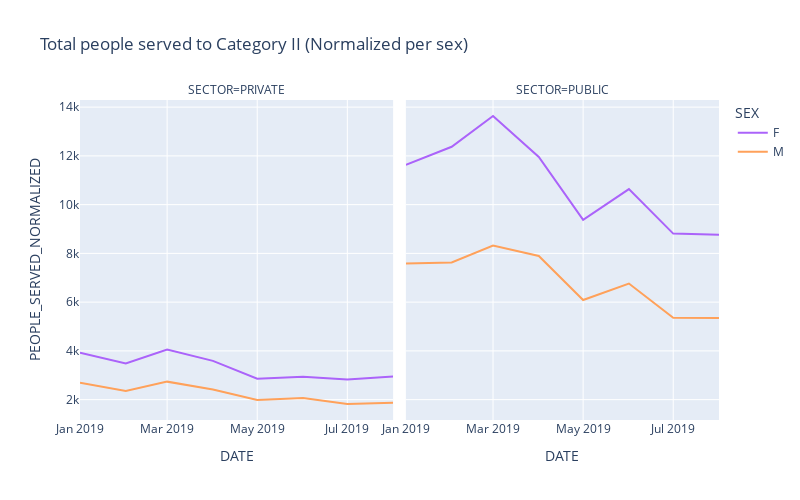

Write notebook code for a chart like this one.
### Code cell
# PEOPLE SERVED
fig = px.line(temp_df2, 
             x="DATE", 
             y="PEOPLE_SERVED_NORMALIZED", 
             color="SEX", 
             facet_col="SECTOR",
             width=800, height=500,
             color_discrete_map = dict_colors,
             title='Total people served to Category ' + TAG_CATEGORY + ' (Normalized per sex)',
            )

fig.show()

### Figure 1 — Plotly figure (JSON) as saved in the notebook; plotly's stock layout.template omitted (floating-point values rounded to 4 significant figures)
{"data": [{"hovertemplate": "SEX=F<br>SECTOR=PRIVATE<br>DATE=%{x}<br>PEOPLE_SERVED_NORMALIZED=%{y}<extra></extra>", "legendgroup": "F", "line": {"color": "#ab63fa", "dash": "solid"}, "marker": {"symbol": "circle"}, "mode": "lines", "name": "F", "orientation": "v", "showlegend": true, "type": "scatter", "x": ["2019-01-01T00:00:00", "2019-02-01T00:00:00", "2019-03-01T00:00:00", "2019-04-01T00:00:00", "2019-05-01T00:00:00", "2019-06-01T00:00:00", "2019-07-01T00:00:00", "2019-08-01T00:00:00"], "xaxis": "x", "y": [3924.0, 3484.0, 4059.0, 3591.0, 2855.0, 2934.0, 2826.0, 2946.0], "yaxis": "y"}, {"hovertemplate": "SEX=F<br>SECTOR=PUBLIC<br>DATE=%{x}<br>PEOPLE_SERVED_NORMALIZED=%{y}<extra></extra>", "legendgroup": "F", "line": {"color": "#ab63fa", "dash": "solid"}, "marker": {"symbol": "circle"}, "mode": "lines", "name": "F", "orientation": "v", "showlegend": false, "type": "scatter", "x": ["2019-01-01T00:00:00", "2019-02-01T00:00:00", "2019-03-01T00:00:00", "2019-04-01T00:00:00", "2019-05-01T00:00:00", "2019-06-01T00:00:00", "2019-07-01T00:00:00", "2019-08-01T00:00:00"], "xaxis": "x2", "y": [11630.0, 12370.0, 13640.0, 11960.0, 9372.0, 10640.0, 8812.0, 8763.0], "yaxis": "y2"}, {"hovertemplate": "SEX=M<br>SECTOR=PRIVATE<br>DATE=%{x}<br>PEOPLE_SERVED_NORMALIZED=%{y}<extra></extra>", "legendgroup": "M", "line": {"color": "#FFA15A", "dash": "solid"}, "marker": {"symbol": "circle"}, "mode": "lines", "name": "M", "orientation": "v", "showlegend": true, "type": "scatter", "x": ["2019-01-01T00:00:00", "2019-02-01T00:00:00", "2019-03-01T00:00:00", "2019-04-01T00:00:00", "2019-05-01T00:00:00", "2019-06-01T00:00:00", "2019-07-01T00:00:00", "2019-08-01T00:00:00"], "xaxis": "x", "y": [2690.0, 2352.0, 2738.0, 2419.0, 1982.0, 2069.0, 1821.0, 1875.0], "yaxis": "y"}, {"hovertemplate": "SEX=M<br>SECTOR=PUBLIC<br>DATE=%{x}<br>PEOPLE_SERVED_NORMALIZED=%{y}<extra></extra>", "legendgroup": "M", "line": {"color": "#FFA15A", "dash": "solid"}, "marker": {"symbol": "circle"}, "mode": "lines", "name": "M", "orientation": "v", "showlegend": false, "type": "scatter", "x": ["2019-01-01T00:00:00", "2019-02-01T00:00:00", "2019-03-01T00:00:00", "2019-04-01T00:00:00", "2019-05-01T00:00:00", "2019-06-01T00:00:00", "2019-07-01T00:00:00", "2019-08-01T00:00:00"], "xaxis": "x2", "y": [7590.0, 7630.0, 8320.0, 7894.0, 6087.0, 6763.0, 5355, 5348.0], "yaxis": "y2"}], "layout": {"annotations": [{"font": {}, "showarrow": false, "text": "SECTOR=PRIVATE", "x": 0.245, "xanchor": "center", "xref": "paper", "y": 1, "yanchor": "bottom", "yref": "paper"}, {"font": {}, "showarrow": false, "text": "SECTOR=PUBLIC", "x": 0.755, "xanchor": "center", "xref": "paper", "y": 1, "yanchor": "bottom", "yref": "paper"}], "height": 500, "legend": {"title": {"text": "SEX"}, "tracegroupgap": 0}, "title": {"text": "Total people served to Category II (Normalized per sex)"}, "width": 800, "xaxis": {"anchor": "y", "domain": [0, 0.49], "title": {"text": "DATE"}}, "xaxis2": {"anchor": "y2", "domain": [0.51, 1], "matches": "x", "title": {"text": "DATE"}}, "yaxis": {"anchor": "x", "domain": [0, 1], "title": {"text": "PEOPLE_SERVED_NORMALIZED"}}, "yaxis2": {"anchor": "x2", "domain": [0, 1], "matches": "y", "showticklabels": false}}}
